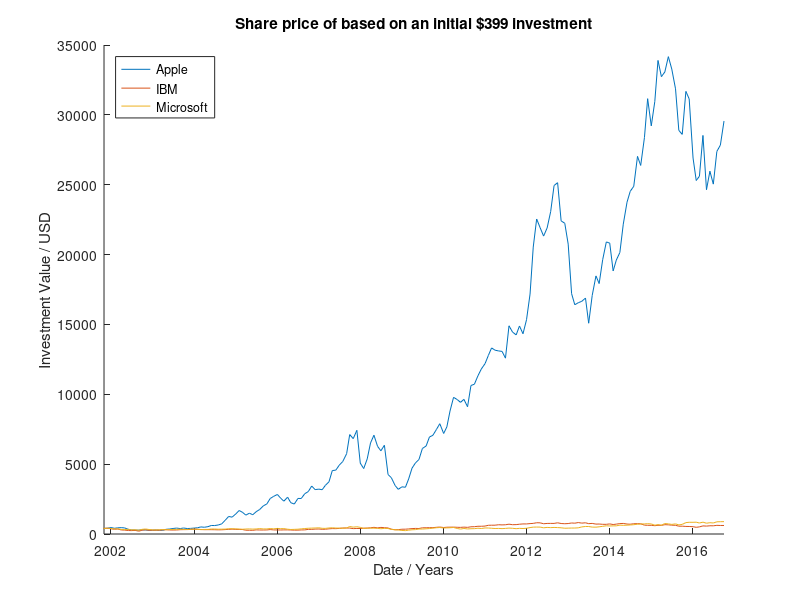

Source code (MATLAB):
clear;

invest = 399;

startrow = 180;
endrow = 1;

appledata = dlmread('apple.csv', ',', 1, 0);
microsoftdata = dlmread('microsoft.csv', ',', 1, 0);
ibmdata = dlmread('ibm.csv', ',', 1, 0);

appledatax = appledata(:,1);
appledatay = appledata(:,2);

ibmdatax = ibmdata(:,1);
ibmdatay = ibmdata(:,2);

microsoftdatax = microsoftdata(:,1);
microsoftdatay = microsoftdata(:,2);

appleshares = invest/appledatay(startrow);
ibmshares = invest/ibmdatay(startrow);
microsoftshares = invest/microsoftdatay(startrow);

appledatay = appledatay.*appleshares;
ibmdatay = ibmdatay.*ibmshares;
microsoftdatay = microsoftdatay.*microsoftshares;

startdate = appledatax(startrow);
enddate = appledatax(endrow);

hold on;
plot(appledatax,appledatay);
plot(ibmdatax,ibmdatay);
plot(microsoftdatax,microsoftdatay);
hold off;

xlabel('Date / Years');
ylabel('Investment Value / USD');
title('Share price of based on an initial $399 investment');
legend('Apple', 'IBM', 'Microsoft', 'location', 'northwest');

appledataend = appledatay(endrow)
ibmdataend = ibmdatay(endrow)
microsoftdataend = microsoftdatay(endrow)


xlim([startdate enddate]);